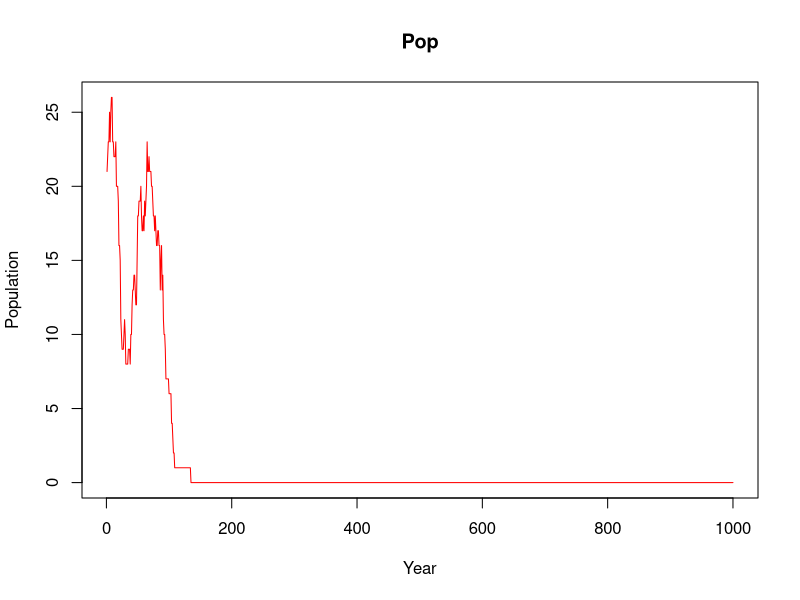

Here is the R script that generated this plot:
## ---- chunk 1
library(DiagrammeR)

grViz("
digraph record_formation {

graph [layout = dot, ## Set title and layout
       label = 'Record formation process',
       labelloc = 't'
       fontname = Helvetica,
       fontsize = 30]

# node definitions with substituted label text
node [fontname = Helvetica, ## General node definition
      style = filled,
      color = MistyRose]
      
## Per node definition
a [label = '@@1',
   fillcolor = Orangered,
   fixedsize = shape,
   width = 3,
   height = 0.8,
   fontsize = 20]
b [label = '@@2',
   fillcolor = Orangered,
   fixedsize = shape,
   width = 3,
   height = 0.8,
   fontsize = 20]
c [label = '@@3',
   fillcolor = orange,
   fixedsize = shape,
   width = 3.5,
   height = 1,
   fontsize = 30]
d [label = '@@4']
e [label = '@@5']
f [label = '@@6']
g [label = '@@7',
   fillcolor = Orangered,
   fixedsize = shape,
   width = 3,
   height = 0.8,
   fontsize = 20]
h [label = '@@8']
i [label = '@@9']

## General edge definition
edge [color = grey,
       arrowhead = vee,
       arrowtail = vee]

## Specific edges
a -> {c} 
a -> {b} [dir = both, xlabel = 'limits']
c -> {b} [dir = both, label = 'per sqm']
d -> {a b}
e -> {a b}
e -> {d} [dir = both]
f -> {a b}
f -> {d} [dir = both]
g -> {a e f}
g -> {h} 
h -> c
i -> c
}

## Label definition
[1]: 'Pop (group size)'
[2]: 'Area (sqm)'
[3]: 'Waste produced'
[4]: 'Cave/Rockshelter/open-air'
[5]: 'Site functionality'
[6]: 'Mobility pattern'
[7]: 'Economy type (hg/f)'
[8]: 'Anthropogenic deposition rates'
[9]: 'Other deposition rates'
")


## ---- chunk 2
## Function 1. Simulation of death process
#' @param pd: The probability matrix for mortality by age
death <- function(x,pd){
  age <- as.numeric(x[1])
  return(rbinom(1,1,prob = pd[pd$Age==age,2]))
}

## Function 2. Simluation of carrying capacity limitation
## If the population exceeds the carrying capacity, it eliminates oversize
## with 0.8 probability per person exceeding.
#' @param x: Data frame or matrix. Population (number of people)
#' @param k: Integer. Carrying capacity

K_lim <- function(x,k){
  p <- nrow(x)
  if (p>k){
    o <- rbinom(p-k,1,0.8)
    o <- sum(o[o==1])
    o[o==0] <- 1 ## Avoids problem eliminating all the df if remove == 0
    x <- x[-sample(1:nrow(x),o,replace = FALSE),]
  }
  return(x)
}
## ---- chunk 3
ts <- 1000 # Time span
Gs_init <- 20 # Initial population
Gs_init <- data.frame("Age" = sample(10:30,Gs_init,10:30, replace = TRUE),
                      "Sex" = sample(c("M","F"), Gs_init, prob = c(0.5,0.5), replace = TRUE))

## K is determined by the site type and economy

## K <- 4-6 For rock-shelters
## K <- 15 small cave
## K <- 40 medium cave
K <- 70 ## large cave
## K <- 100 open-air (meso) depending on resources
## K <- 200 open-air (neo)

## Economy type. It can be HG or F
#ec <- "HG"

## Probability matrix for mortality
prob_d <- data.frame("Age" = c(0:99),
                     "P_d" = c(rep(0.13,2),
                               rep(0.08,8),
                               rep(0.01,25),
                               rep(0.1,15),
                               rep(0.15,10),
                               rep(0.25,5),
                               rep(0.99,35)))

## ---- chunk 4
Pop <- Gs_init ## Population (Age and Sex)
p_y <- rep(NA,ts) ## Number of people per year
camp_size <- rep(NA,ts) ## Size of camp. Depends on people and type of camp

for (i in 1:ts){
  #Are born
  ## Female fertile population
  W <- Pop[Pop$Sex=="F",]
  W_fert <- W[W$Age>10 & W$Age<30,]
  
  ## Male fertile population
  M <- Pop[Pop$Sex=="M",]
  M_fert <- M[M$Age>15 & M$Age<40,]

  ## Probability of having descendance per woman
  # Penalisation in case there are too few men
  pen <- round(nrow(M_fert)*2/nrow(W_fert),2) ## Assumes one man can have two women
  pen[pen>1] <- 1
  
  ## 0.3 is drawn from ethnographic literature (each !Kung woman waits 3 years to have another son)
  P_o <- 0.3*pen

  Offspring <- sum(rbinom(nrow(W_fert),1,P_o))
  New_pop <- data.frame("Age" = rep(0,Offspring),
                        "Sex" = sample(c("M","F"),Offspring,prob=c(0.5,0.5),replace = TRUE))
  Pop <- rbind(Pop,New_pop)
  
  ## Die
  vec_d <- apply(Pop,1,death,prob_d)
  Pop <- Pop[vec_d==0,]
  
  ## Apply carrying capacty restrictions
  Pop <- K_lim(Pop, K)
  
  ## One year passes
  Pop$Age <- Pop$Age+1
  p_y[i] <- nrow(Pop)
}

plot(p_y, type = "l", col = "red",
     xlab = "Year", ylab = "Population",
     main = "Pop")
